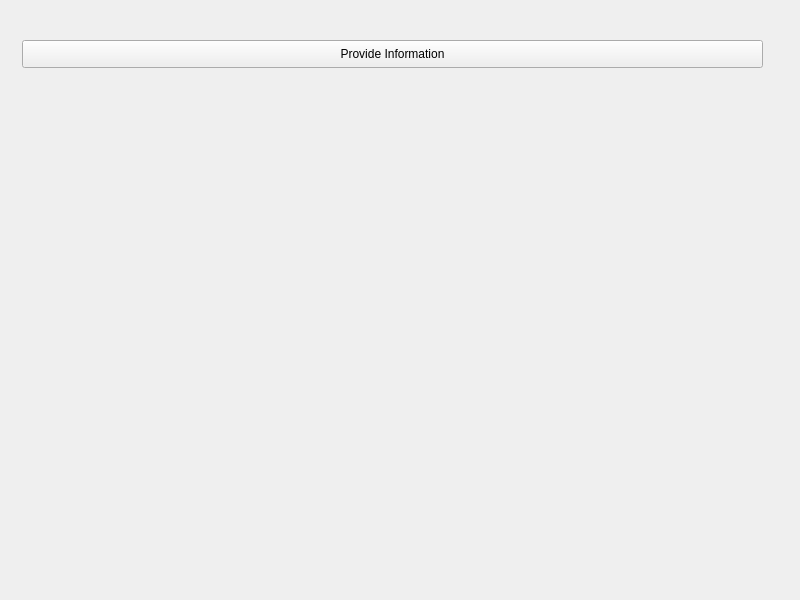
<?xml version="1.0" encoding="UTF-8"?>
<ui version="4.0">
 <class>Widget</class>
 <widget class="QWidget" name="Widget">
  <property name="geometry">
   <rect>
    <x>0</x>
    <y>0</y>
    <width>800</width>
    <height>600</height>
   </rect>
  </property>
  <property name="windowTitle">
   <string>Widget</string>
  </property>
  <widget class="QPushButton" name="pushButton">
   <property name="geometry">
    <rect>
     <x>22</x>
     <y>40</y>
     <width>741</width>
     <height>28</height>
    </rect>
   </property>
   <property name="text">
    <string>Provide Information</string>
   </property>
  </widget>
  <widget class="QLabel" name="label">
   <property name="geometry">
    <rect>
     <x>50</x>
     <y>240</y>
     <width>681</width>
     <height>41</height>
    </rect>
   </property>
   <property name="text">
    <string/>
   </property>
  </widget>
 </widget>
 <resources/>
 <connections/>
</ui>
